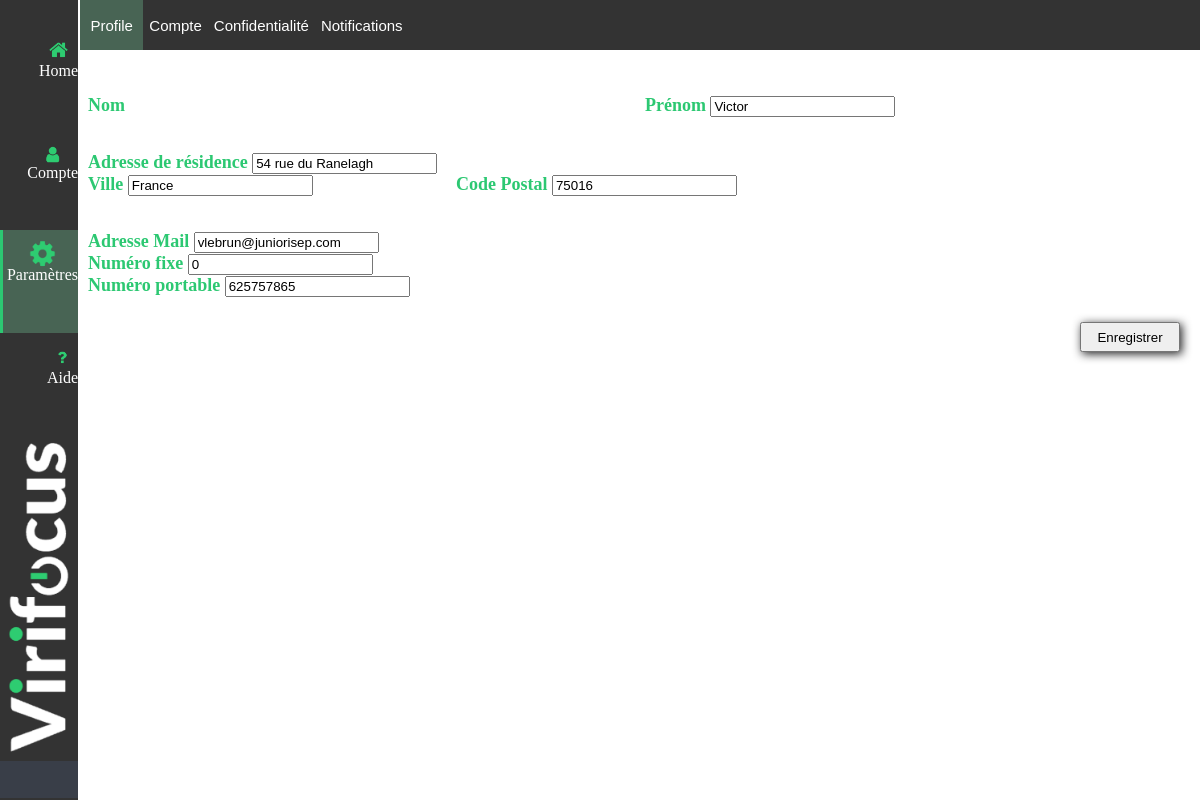
Screenshot of /parametres.php (signed in) with the database file from the repository.
### tables this page shows
CREATE TABLE IF NOT EXISTS `users` (
  `id` int(11) NOT NULL AUTO_INCREMENT,
  `mail` varchar(40) DEFAULT NULL,
  `password` text,
  `name` varchar(30) DEFAULT NULL,
  `firstname` varchar(30) DEFAULT NULL,
  `address` text,
  `postal_code` int(20) DEFAULT NULL,
  `city` varchar(30) DEFAULT NULL,
  `country` varchar(30) DEFAULT NULL,
  `phone_number_home` int(20) DEFAULT NULL,
  `phone_number_portable` int(20) DEFAULT NULL,
  `type` varchar(20) DEFAULT NULL,
  `pass_token` varchar(10) DEFAULT NULL,
  PRIMARY KEY (`id`)
);

### parametres.php (the view, shortened to what this page needs)
<!DOCTYPE html>
<html>
<head>
    <link rel="stylesheet" href="parametres.css"/>
	<?php
		try
		{
			$bdd = new PDO('mysql:host=localapp;dbname=virifocus;charset=utf8', 'root', '');
		}
		catch(Exception $e)
		{
				die('Erreur : '.$e->getMessage());
				echo "ERREUR BDD ERREUR BDD ERREUR BDD";
		}
		$req = $bdd->prepare('SELECT * FROM users WHERE mail=?');
		$req->execute(array($_SESSION['mail']));
		 while ($donnees = $req->fetch()) {
		     $firstname = $donnees['firstname'];
		     $address = $donnees['address'];
		     $postal_code = $donnees['postal_code'];
		     $country = $donnees['country'];
		     $mail = $donnees['mail'];
		     $phone_number_home = $donnees['phone_number_home'];
		     $phone_number_portable = $donnees['phone_number_portable'];
		}
	?>
</head>
<body class="fond">
            <div id="site">
			<?php
				include "header.php";
			?>
				<div class="tab">
				<button class="tablinks" id="tablink1">Profile</button>
				<button class="tablinks" id="tablink2">Compte</button>
				<button class="tablinks" id="tablink3">Confidentialit&eacute;</button>
				<button class="tablinks" id="tablink4">Notifications</button>
				</div>
				<div class="tabcontent" id="profile">
				<form class="profile_form" action="parametres_post.php" method="post">
					<div class="bloc" id="bloc_profile_1">
						<div id="name">
							<span class="tag" id="tag_name"> Nom </span>
						</div>
						<div id="firstname">
							<span class="tag"> Prénom </span>
							<input type="text" name="firstname" value="<?php echo $firstname;?>">
						</div>
					</div>
					<div class="bloc" id="bloc_profile_2">
						<div class="row" id="bloc_profile_2_row_1">
    						<div id="address">
    							<span class="tag"> Adresse de résidence </span>
    							<input type="text" name="address" value="<?php echo $address;?>">
    						</div>
    					</div>
						<div class="row" id="bloc_profile_2_row_2">
    						<div id="country">
    							<span class="tag"> Ville </span>
    							<input type="text" name="country" value="<?php echo $country;?>">
    						</div>
    						<div id="city">
    							<span class="tag"> Code Postal </span>
    							<input type="text" name="postal_code" value="<?php echo $postal_code;?>">
    						</div>
    					</div>
					</div>
					<div class="bloc" id="bloc_profile_3">
						<div id="mail">
							<span class="tag"> Adresse Mail </span>
							<input type="text" name="mail" value="<?php echo $mail;?>">
						</div>
						<div id="fixe">
							<span class="tag"> Numéro fixe </span>
							<input type="text" name="number_home" value="<?php echo $phone_number_home?>">
						</div>
						<div id="phone">
							<span class="tag"> Numéro portable </span>
							<input type="text" name="number_portable" value="<?php echo $phone_number_portable;?>">
						</div>
					</div>
					<input class="enregistrer" type="submit" value="Enregistrer">
				</form>
				</div>
			<?php
				include "footer.php";
			?>
			</div>
</body>
</html>

### parametres.css (style rules this page uses)
body { padding:0; margin:0; width:auto; }
#site { display: grid; grid-template-columns: 2fr 28fr; grid-template-rows: 10vh 90vh; font-family: Segoe UI Light, Georgia; text-decoration:none; }
#tag_name { cursor: pointer; }
.tab { display: grid; grid-row: 1; grid-template-columns: 6fr 6fr 6fr 6fr 75fr; background-color: #333333; overflow: hidden; height: 50px; }
.tablinks { font-size: 15px; }
.tab button { background-color: inherit; color: white; border: none; outline: none; cursor: pointer; transition: 0.3s; }
.tab button.active { background-color: #486454; }
.tabcontent { display: none; grid-row-start: 2; position: relative; bottom: 20px; color: black; overflow: auto; }
.bloc { display: grid; padding: 5px 3px; margin-top: 25px; width: 99%; }
.profile_form { padding-top: 5px; padding-left: 5px; font-size: 18px; }
.tag { color: #2cc872; font-weight: bold; }
#bloc_profile_1 { display: grid; grid-template-columns: 50fr 50fr; grid-column-gap: 10px; }
#bloc_profile_2 { display: grid; grid-temlate-rows: auto auto; }
#bloc_profile_2_row_2 { display: grid; grid-template-columns: 33fr 33fr 33fr; }
.enregistrer { box-shadow: 2px 2px 10px #212122; float: right; margin-right: 20px; margin-top: 20px; width: 100px; height: 30px; }

### rows the page displays
users: firstname "Victor", address "54 rue du Ranelagh", country "France", postal_code "75016", mail "vlebrun@juniorisep.com", number_home "0", number_portable "625757865"
